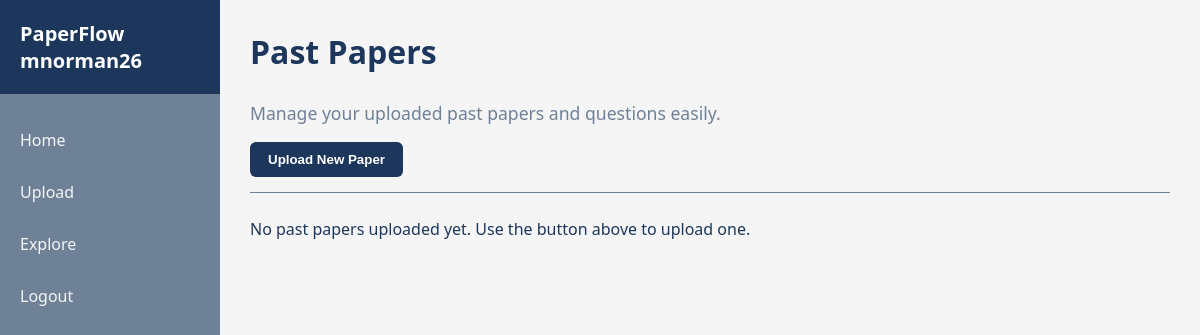
Page / (signed in) on the earlier database version.
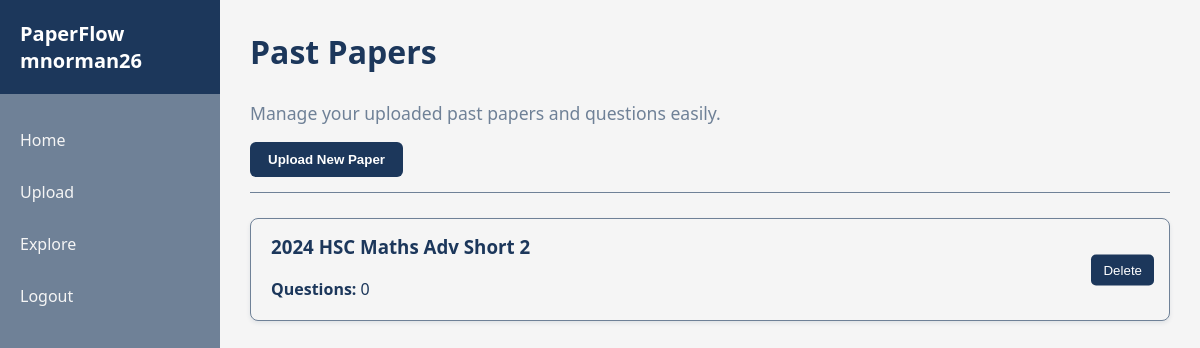
Same page on the later database version.
### models.py (models this page shows)
class User(UserMixin, db.Model):
    id = db.Column(db.Integer, primary_key=True)
    username = db.Column(db.String(150), unique=True, nullable=False)
    password_hash = db.Column(db.String(200), nullable=False)
    papers = db.relationship('UserPaper', backref='user', lazy=True)

class PastPaper(db.Model):
    id = db.Column(db.Integer, primary_key=True)
    filename = db.Column(db.String(200), nullable=False)
    questions = db.relationship(
        'Question',
        backref='paper',
        lazy=True,
        cascade="all, delete-orphan"
    )
    uploaded_at = db.Column(db.DateTime, default=db.func.now())
    owner_id = db.Column(db.Integer, db.ForeignKey('user.id'), nullable=False)

### app.py (the view)
@app.route('/')
@login_required
def index():
    links = UserPaper.query.filter_by(user_id=current_user.id).all()
    papers = [PastPaper.query.get(link.paper_id) for link in links]
    return render_template('index.html', papers=papers)

### app.py (called while the page is built)
@login_manager.user_loader
def load_user(user_id):
    user = User.query.filter_by(id=int(user_id)).first()
    return user

@app.context_processor
def inject_user():
    return dict(user=current_user)

def format_filename(filename):
    name = str(filename).split('_', 1)[-1]
    name = os.path.splitext(name)[0]
    name = re.sub(r'[-_]+', ' ', name)
    words = name.split()
    formatted = []
    for w in words:
        if w.upper() in ["HSC", "IB", "PDF"]:
            formatted.append(w.upper())
        else:
            formatted.append(w.capitalize())
    return " ".join(formatted)

@app.context_processor
def utility_processor():
    return dict(format_filename=format_filename)

### templates/index.html (shortened to what this page needs)
{% extends "base.html" %}
{% block content %}
<header>
    <h1>Past Papers</h1>
    {% from "macros.html" import flash_messages %}
    <p>Manage your uploaded past papers and questions easily.</p>
    <a href="{{ url_for('upload') }}"><button>Upload New Paper</button></a>
</header>
<section>
    {% if papers %}
        <div class="papers-list">
            {% for paper in papers %}
                <div class="paper-card-wrapper">
                    <a href="{{ url_for('view_paper', paper_id=paper.id) }}" class="paper-card-link">
                        <div class="paper-card">
                            <div class="paper-info">
                                <h3>{{ format_filename(paper.filename) }}</h3>
                                <p><strong>Questions:</strong> {{ paper.questions|length }}</p>
                            </div>
                            {% if paper.owner_id == current_user.id %}
                                <form class="delete-form" action="{{ url_for('delete_paper', paper_id=paper.id) }}" method="POST"
                                    onsubmit="return confirm('Are you sure you want to delete this past paper?');">
                                    <button type="submit" class="card-btn delete-btn">Delete</button>
                                </form>
                            {% else %}
                                <form class="delete-form" action="{{ url_for('remove_paper', paper_id=paper.id) }}" method="POST"
                                    onsubmit="return confirm('Are you sure you want to remove this past paper from your papers?');">
                                    <button type="submit" class="card-btn delete-btn">Remove</button>
                                </form>
                            {% endif %}
                        </div>
                    </a>
                </div>
            {% endfor %}
        </div>
    {% else %}
        <p>No past papers uploaded yet. Use the button above to upload one.</p>
    {% endif %}
</section>
{% endblock %}

### templates/base.html (shortened to what this page needs)
<!DOCTYPE html>
<html lang="en">
<head>
    <link rel="stylesheet" href="{{ url_for('static', filename='css/style.css') }}">
</head>
<body>
    <nav class="sidebar">
    <div class="brand">
        PaperFlow
        {% if current_user.is_authenticated %}
            <span class="user-tag">{{ current_user.username }}</span>
        {% endif %}
    </div>
        <div class="nav-links">
            {% if current_user.is_authenticated %}
                <a href="{{ url_for('index') }}">Home</a>
                <a href="{{ url_for('upload') }}">Upload</a>
                <a href="{{ url_for('explore') }}">Explore</a>
                <a href="{{ url_for('logout') }}">Logout</a>
            {% else %}
                <a href="{{ url_for('login') }}">Login</a>
                <a href="{{ url_for('register') }}">Register</a>
            {% endif %}
        </div>
    </nav>
    <div class="main-content">
        {% block content %}{% endblock %}
    </div>
</body>
</html>

### static/css/style.css (style rules this page uses)
html, body { height: 100%; margin: 0; font-family: 'Segoe UI', Tahoma, Geneva, Verdana, sans-serif; background-color: #f5f5f5; color: #1c375b; }
.sidebar { position: fixed; top: 0; left: 0; width: 220px; height: 100vh; display: flex; flex-direction: column; background-color: #6f8197; }
.sidebar .brand { padding: 20px; font-size: 20px; font-weight: bold; background-color: #1c375b; color: white; }
.sidebar .nav-links { flex-grow: 1; display: flex; flex-direction: column; padding-top: 20px; }
.sidebar .nav-links a { padding: 15px 20px; text-decoration: none; color: #f5f5f5; font-weight: 500; }
.main-content { margin-left: 220px; padding: 30px; }
header { text-align: left; margin-bottom: 25px; padding-bottom: 15px; border-bottom: 1px solid #6f8197; }
header h1 { font-size: 2em; margin: 0; color: #1c375b; padding-bottom: 10px; }
header p { font-size: 1.1em; color: #6f8197; }
button, .btn-primary { background-color: #1c375b; color: white; border: none; padding: 10px 18px; border-radius: 6px; cursor: pointer; font-weight: 600; transition: all 0.2s; text-decoration: none; display: inline-block; text-align: center; }
.paper-card-wrapper { margin-bottom: 15px; position: relative; }
.paper-card-link { display: block; text-decoration: none; }
.paper-card { background-color: #f5f5f5; padding: 15px 20px; border-radius: 8px; border: 1px solid #6f8197; box-shadow: 0 2px 4px rgba(28,55,91,0.1); position: relative; transition: transform 0.1s, box-shadow 0.2s; }
.paper-card h3 { margin-top: 0; color: #1c375b; }
.paper-card p { margin: 5px 0; }
.delete-form { position: absolute; top: 50%; right: 15px; transform: translateY(-50%); }
.card-btn.delete-btn { background-color: #1c375b; color: white; border: none; padding: 8px 12px; border-radius: 5px; cursor: pointer; font-weight: 500; }
a { text-decoration: none; color: inherit; }

Differences in the rows shown:
now on this page (row edited): PastPaper: filename "2024 HSC Maths Adv Short 2", questions|length "0"
Other differences:
text no longer shown: "No past papers uploaded yet. Use the button above to upload one."
